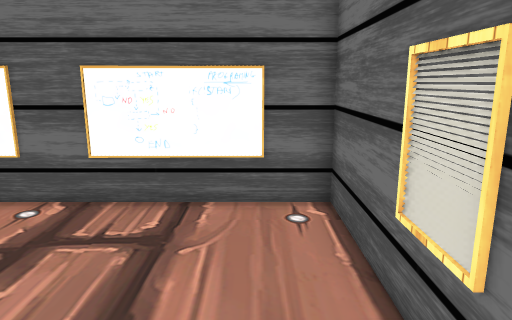
view 1 (above)

12 first-person views from a walk through a scene from a Unity 3-D project. The camera is 1.5 m above the floor, tilts 12° down and sees 70° across. The floor is counted in squares, 0.5 m on a side. Each view is taken from the middle of a square. On the plan, view 1 faces up. The plan holds only what a view shows up to about 20 squares ahead; the rest is blank. The player is left out. Some surface patterns are stand-ins.

view 2
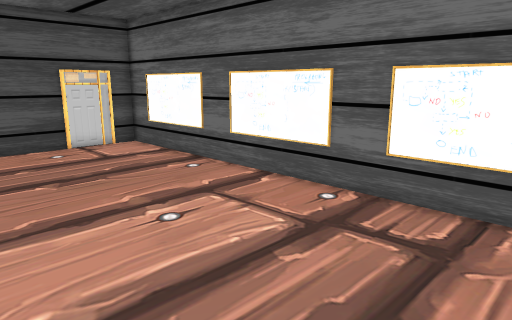

view 3
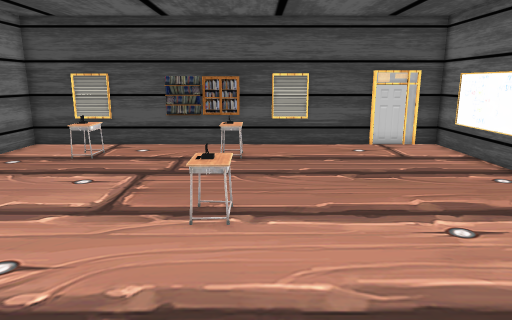

view 4
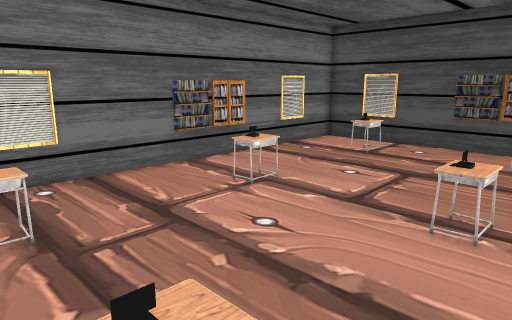

view 5
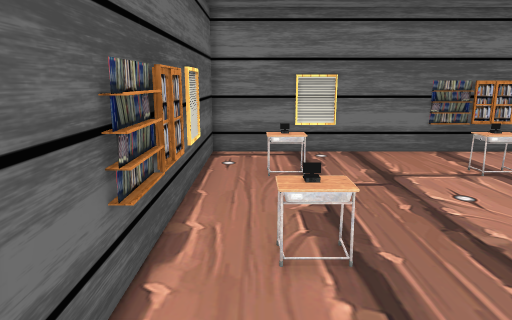

view 6
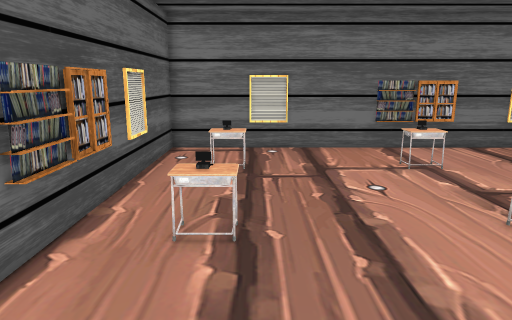

view 7
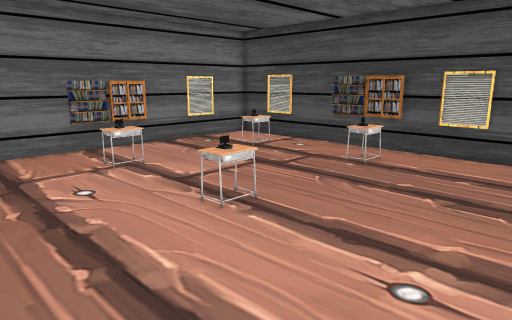

view 8
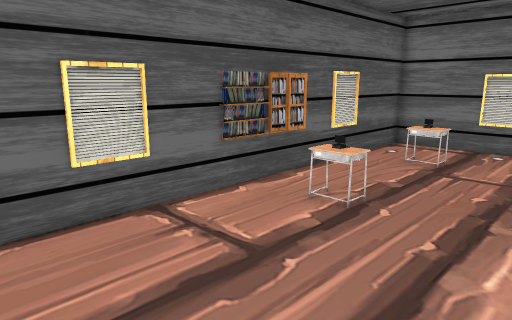

view 9
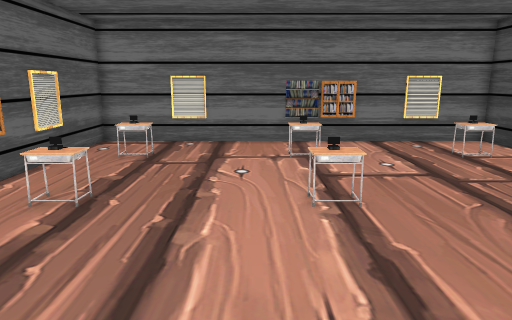

view 10
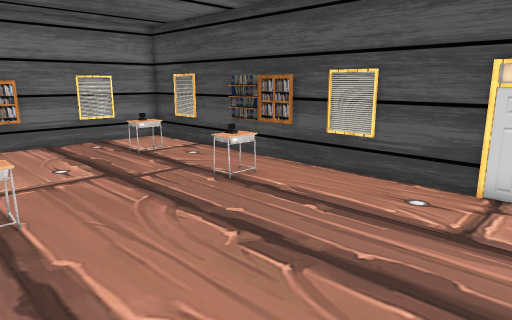

view 11
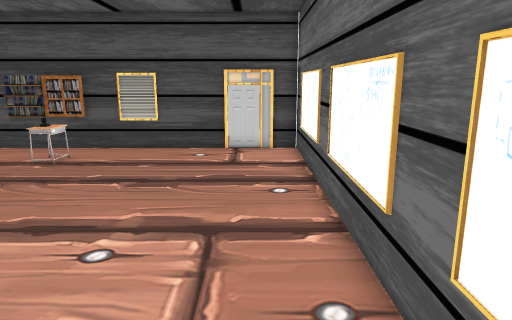

view 12
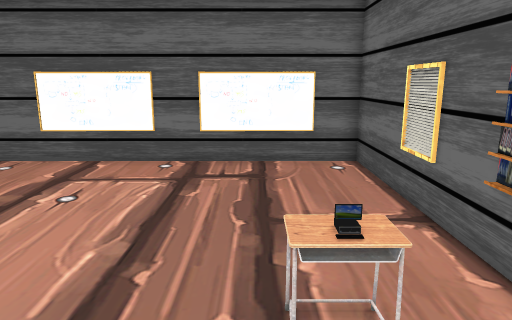

### Floor plan
Key: @ floor where view 1 was taken; # wall or solid block; . floor; E desk; C computer; O other object.
Columns run from 18 left of view 1 to 2 right of it. Each row starts with its distance up from view 1.
  9 #####################
  8 #...................#
  7 #...................#
  6 #...................#
  5 #...................#
  4 #...................#
  3 #...................#
  2 #...................#
  1 #...................#
  0 #.................@.#
 -1 #.EOE....ECE....ECE.#
 -2 #...................#
 -3 #...................#
 -4 #...................#
 -5 #...................#
 -6 #...................#
 -7 #.EOE....EOE....EOE.#
 -8 #...................#
 -9 #...................#
-10 #...................#
-11 #####################

Where each view was taken, in squares from view 1:
view 1: 0 up, 0 right, facing up
view 2: 0 up, 0 right, facing up-left
view 3: 0 up, 0 right, facing left
view 4: 1 up, 0 right, facing down-left
view 5: 5 up, 0 right, facing down
view 6: 6 up, 2 left, facing down
view 7: 6 up, 2 left, facing down-left
view 8: 7 up, 6 left, facing down-right
view 9: 8 up, 6 left, facing down
view 10: 8 up, 7 left, facing down-left
view 11: 7 up, 1 left, facing left
view 12: 5 down, 2 left, facing up
